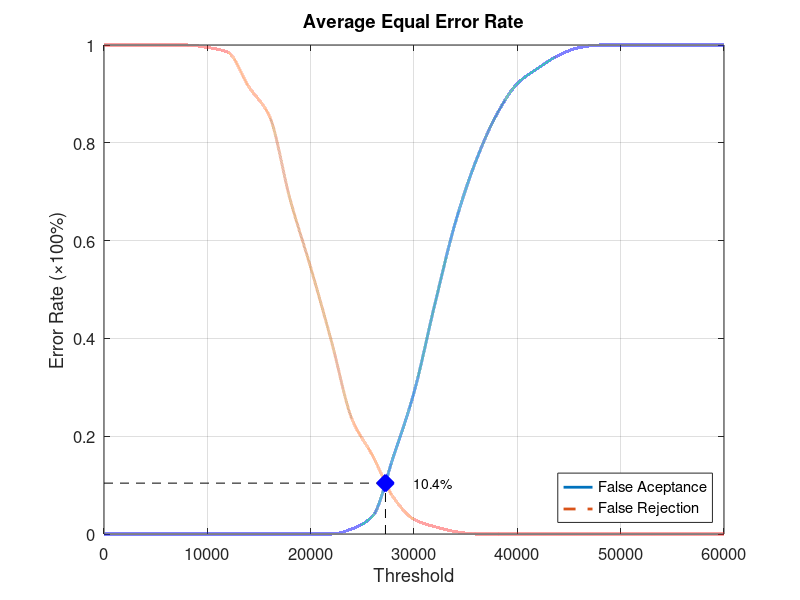
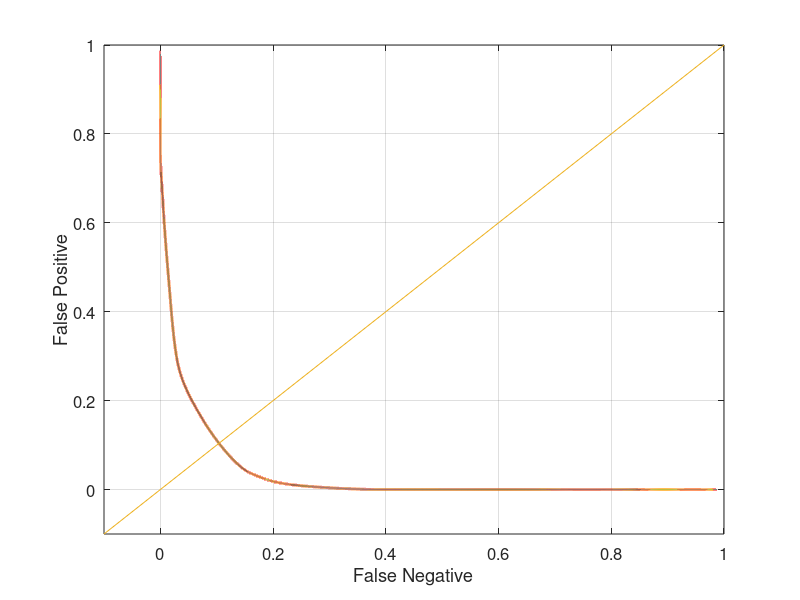

These charts were generated, in order, by the following MATLAB code:
function yEER = Database1_2
close all;
clear;
clc;
x = 0:2000:60000;
xq = 0:0.5:60000;

y0 = [0 0 0 0 0 0 0 0 0 0 0 0 0.0105263 0.0368421 0.157895 0.289474 0.468421 0.636842 0.763158 0.857895 0.921053 0.952632 0.978947 0.994737 1 1 1 1 1 1 1];
yy0 = interp1(x, y0, xq, 'pchip');
y1 = [1 1 1 1 1 0.995 0.985 0.915 0.855 0.685 0.545 0.395 0.235 0.16 0.075 0.03 0.015 0.005 0 0 0 0 0 0 0 0 0 0 0 0 0];
yy1 = interp1(x, y1, xq, 'pchip');

% Calculating EER: 
y2 = abs(y0 - y1);
find(y2 == min(y2))
yy2 = abs(yy0 - yy1);
xEER = find(yy2 == min(yy2));
xEERIndex = xq(xEER) % X-axis EER
yEER = yy0(xEER) % Y-axis EER

main = figure
plot(xq, yy0,'-','LineWidth', 2);	hold on
plot(xq, yy1,'--','LineWidth', 2);	hold on
plot([xEERIndex xEERIndex], [0 yEER], 'k--');	hold on
plot([0 xEERIndex], [yEER yEER], 'k--');	hold on
plot(xEERIndex, yEER, 'bx', 'LineWidth', 10);	hold on
text(xEERIndex + 10 * xEERIndex / 100, yEER, [num2str(round((10000 * yEER)) / 100) '%'])
legend('False Aceptance', 'False Rejection', 'Location', 'SouthEast')
xlabel('Threshold')
ylabel('Error Rate (\times100%)')
title('Average Equal Error Rate')
set(gca, 'FontSize', 12)
axis([0 60000 0 1])
grid on

print(main, 'Database1_2Main', '-dpng');
FNRxFPR = figure('Color', [1 1 1]);
plot(yy1, yy0, '-', yy1, yy0, 'LineWidth', 2);
hold on
y = -0.1:0.1:1
plot(y, y); 
set(gca, 'FontSize', 12)
xlabel('False Negative')
ylabel('False Positive')
axis([-0.1 1 -0.1 1])
set(gca, 'FontSize', 12)
grid on

print(FNRxFPR, 'Database1_2FNRxFPR','-dpng');
end
